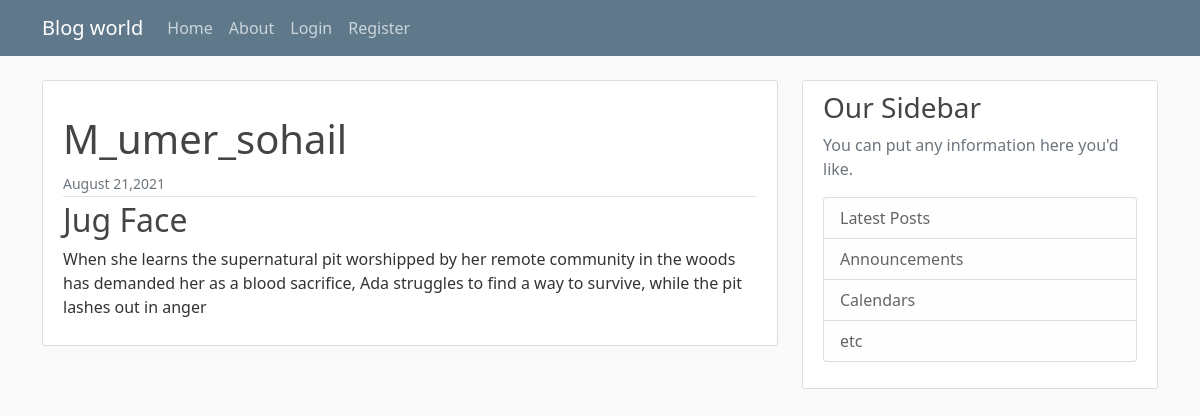
Page /blog/post/29 on the committed database.
### blog/models.py (models this page shows, shortened)
class post(models.Model):
    title=models.CharField(max_length=100)
    content=models.TextField()
    date_posted=models.DateTimeField(default=timezone.now)
    author=models.ForeignKey(User,on_delete=models.CASCADE)

### blog/views.py (the view)
# urls.py: path('post/<int:pk>', postdetailview.as_view(),name="post_detail"),
class postdetailview(DetailView):
    model=post
    template_name = 'blog/post_detail.html'

### blog/templates/blog/post_detail.html (shortened to what this page needs)
{% extends "blog/base.html"%}
{%block content%}
    <article class="media content-section">
              <div class="media-body">
                <div class="article-metadata">
                  <h1 class="mr-2" href="#">{{ object.author }}</h1>
                  <small class="text-muted">{{ object.date_posted |date:"F d,Y" }}</small>
                </div>
                <h2 class="article-title">{{ object.title }}</h2>
                <p class="article-content">{{ object.content }}</p>
              </div>
    </article>
{% endblock content %}

### blog/static/blog/main.css (style rules this page uses)
body { background: #fafafa; color: #333333; margin-top: 5rem; }
h1, h2, h3, h4, h5, h6 { color: #444444; }
.content-section { background: #ffffff; padding: 10px 20px; border: 1px solid #dddddd; border-radius: 3px; margin-bottom: 20px; }
.article-title { color: #444444; }
.article-content { white-space: pre-line; }
.article-metadata { padding-bottom: 1px; margin-bottom: 4px; border-bottom: 1px solid #e3e3e3 }

### rows in the picture
post: author "M_umer_sohail", date_posted "August 21,2021", title "Jug Face", content "When she learns the supernatural pit worshipped by her remote community in the woods has demanded her as a blood sacrifice, Ada struggles to find a way to survive, while the pit lashes out in anger"
